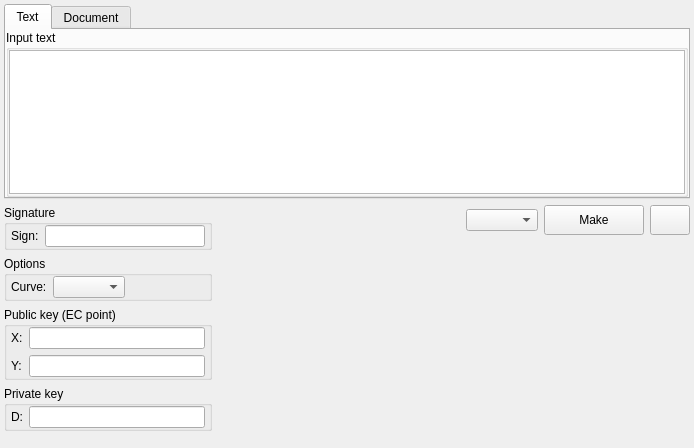
<?xml version="1.0" encoding="UTF-8"?>
<ui version="4.0">
 <class>GOST341112DS</class>
 <widget class="QWidget" name="GOST341112DS">
  <property name="geometry">
   <rect>
    <x>0</x>
    <y>0</y>
    <width>694</width>
    <height>448</height>
   </rect>
  </property>
  <property name="windowTitle">
   <string>Form</string>
  </property>
  <layout class="QVBoxLayout" name="verticalLayout_6">
   <property name="leftMargin">
    <number>4</number>
   </property>
   <property name="topMargin">
    <number>4</number>
   </property>
   <property name="rightMargin">
    <number>4</number>
   </property>
   <property name="bottomMargin">
    <number>4</number>
   </property>
   <item>
    <widget class="QTabWidget" name="tab_widget">
     <property name="maximumSize">
      <size>
       <width>16777215</width>
       <height>400</height>
      </size>
     </property>
     <property name="currentIndex">
      <number>0</number>
     </property>
     <widget class="QWidget" name="tab_text">
      <attribute name="title">
       <string>Text</string>
      </attribute>
      <layout class="QHBoxLayout" name="horizontalLayout">
       <property name="spacing">
        <number>12</number>
       </property>
       <property name="leftMargin">
        <number>0</number>
       </property>
       <property name="topMargin">
        <number>0</number>
       </property>
       <property name="rightMargin">
        <number>0</number>
       </property>
       <property name="bottomMargin">
        <number>0</number>
       </property>
       <item>
        <widget class="QGroupBox" name="group_box_input">
         <property name="title">
          <string>Input text</string>
         </property>
         <layout class="QVBoxLayout" name="verticalLayout">
          <property name="leftMargin">
           <number>0</number>
          </property>
          <property name="topMargin">
           <number>0</number>
          </property>
          <property name="rightMargin">
           <number>0</number>
          </property>
          <property name="bottomMargin">
           <number>0</number>
          </property>
          <item>
           <widget class="QTextEdit" name="text_edit_input"/>
          </item>
         </layout>
        </widget>
       </item>
      </layout>
     </widget>
     <widget class="QWidget" name="tab_document">
      <attribute name="title">
       <string>Document</string>
      </attribute>
     </widget>
    </widget>
   </item>
   <item>
    <layout class="QHBoxLayout" name="horizontal_layout_1">
     <item>
      <layout class="QVBoxLayout" name="vertical_layout_2">
       <item>
        <widget class="QGroupBox" name="group_box_sign">
         <property name="maximumSize">
          <size>
           <width>400</width>
           <height>16777215</height>
          </size>
         </property>
         <property name="title">
          <string>Signature</string>
         </property>
         <layout class="QVBoxLayout" name="verticalLayout_4">
          <property name="leftMargin">
           <number>0</number>
          </property>
          <property name="topMargin">
           <number>0</number>
          </property>
          <property name="rightMargin">
           <number>0</number>
          </property>
          <property name="bottomMargin">
           <number>0</number>
          </property>
          <item>
           <layout class="QFormLayout" name="form_layout_sign">
            <property name="fieldGrowthPolicy">
             <enum>QFormLayout::ExpandingFieldsGrow</enum>
            </property>
            <property name="leftMargin">
             <number>4</number>
            </property>
            <property name="rightMargin">
             <number>4</number>
            </property>
            <item row="0" column="0">
             <widget class="QLabel" name="label_sign">
              <property name="text">
               <string>Sign:</string>
              </property>
             </widget>
            </item>
            <item row="0" column="1">
             <widget class="QLineEdit" name="line_edit_sign"/>
            </item>
           </layout>
          </item>
         </layout>
        </widget>
       </item>
       <item>
        <widget class="QGroupBox" name="group_box_options">
         <property name="title">
          <string>Options</string>
         </property>
         <layout class="QVBoxLayout" name="verticalLayout_5">
          <property name="leftMargin">
           <number>0</number>
          </property>
          <property name="topMargin">
           <number>0</number>
          </property>
          <property name="rightMargin">
           <number>0</number>
          </property>
          <property name="bottomMargin">
           <number>0</number>
          </property>
          <item>
           <layout class="QFormLayout" name="form_layout_options">
            <property name="fieldGrowthPolicy">
             <enum>QFormLayout::ExpandingFieldsGrow</enum>
            </property>
            <property name="leftMargin">
             <number>4</number>
            </property>
            <property name="rightMargin">
             <number>4</number>
            </property>
            <item row="0" column="0">
             <widget class="QLabel" name="label_curve">
              <property name="text">
               <string>Curve:</string>
              </property>
             </widget>
            </item>
            <item row="0" column="1">
             <widget class="QComboBox" name="combo_box_curve"/>
            </item>
           </layout>
          </item>
         </layout>
        </widget>
       </item>
       <item>
        <widget class="QGroupBox" name="group_box_pb">
         <property name="maximumSize">
          <size>
           <width>400</width>
           <height>16777215</height>
          </size>
         </property>
         <property name="title">
          <string>Public key (EC point)</string>
         </property>
         <layout class="QVBoxLayout" name="verticalLayout_3">
          <property name="leftMargin">
           <number>0</number>
          </property>
          <property name="topMargin">
           <number>0</number>
          </property>
          <property name="rightMargin">
           <number>0</number>
          </property>
          <property name="bottomMargin">
           <number>0</number>
          </property>
          <item>
           <layout class="QFormLayout" name="form_layout_pb">
            <property name="fieldGrowthPolicy">
             <enum>QFormLayout::ExpandingFieldsGrow</enum>
            </property>
            <property name="leftMargin">
             <number>4</number>
            </property>
            <property name="rightMargin">
             <number>4</number>
            </property>
            <item row="0" column="0">
             <widget class="QLabel" name="label_pb_key_x">
              <property name="text">
               <string>X:</string>
              </property>
             </widget>
            </item>
            <item row="0" column="1">
             <widget class="QLineEdit" name="line_edit_pb_key_x"/>
            </item>
            <item row="1" column="0">
             <widget class="QLabel" name="label_pb_key_y">
              <property name="text">
               <string>Y:</string>
              </property>
             </widget>
            </item>
            <item row="1" column="1">
             <widget class="QLineEdit" name="line_edit_pb_key_y"/>
            </item>
           </layout>
          </item>
         </layout>
        </widget>
       </item>
       <item>
        <widget class="QGroupBox" name="group_box_pr">
         <property name="maximumSize">
          <size>
           <width>400</width>
           <height>16777215</height>
          </size>
         </property>
         <property name="title">
          <string>Private key</string>
         </property>
         <layout class="QVBoxLayout" name="verticalLayout_2">
          <property name="leftMargin">
           <number>0</number>
          </property>
          <property name="topMargin">
           <number>0</number>
          </property>
          <property name="rightMargin">
           <number>0</number>
          </property>
          <property name="bottomMargin">
           <number>0</number>
          </property>
          <item>
           <layout class="QFormLayout" name="form_layout_pr">
            <property name="fieldGrowthPolicy">
             <enum>QFormLayout::ExpandingFieldsGrow</enum>
            </property>
            <property name="leftMargin">
             <number>4</number>
            </property>
            <property name="rightMargin">
             <number>4</number>
            </property>
            <item row="0" column="0">
             <widget class="QLabel" name="label_pr_key_d">
              <property name="text">
               <string>D:</string>
              </property>
             </widget>
            </item>
            <item row="0" column="1">
             <widget class="QLineEdit" name="line_edit_pr_key_d"/>
            </item>
           </layout>
          </item>
         </layout>
        </widget>
       </item>
       <item>
        <spacer name="vertical_spacer_2">
         <property name="orientation">
          <enum>Qt::Vertical</enum>
         </property>
         <property name="sizeHint" stdset="0">
          <size>
           <width>20</width>
           <height>0</height>
          </size>
         </property>
        </spacer>
       </item>
      </layout>
     </item>
     <item>
      <spacer name="horizontal_spacer_1">
       <property name="orientation">
        <enum>Qt::Horizontal</enum>
       </property>
       <property name="sizeHint" stdset="0">
        <size>
         <width>40</width>
         <height>20</height>
        </size>
       </property>
      </spacer>
     </item>
     <item>
      <layout class="QVBoxLayout" name="vertical_layout_1">
       <item>
        <layout class="QHBoxLayout" name="horizontal_layout_2">
         <item>
          <spacer name="horizontalSpacer">
           <property name="orientation">
            <enum>Qt::Horizontal</enum>
           </property>
           <property name="sizeHint" stdset="0">
            <size>
             <width>40</width>
             <height>20</height>
            </size>
           </property>
          </spacer>
         </item>
         <item>
          <widget class="QComboBox" name="combo_box_sign_proc"/>
         </item>
         <item>
          <widget class="QPushButton" name="button_make">
           <property name="minimumSize">
            <size>
             <width>100</width>
             <height>30</height>
            </size>
           </property>
           <property name="maximumSize">
            <size>
             <width>16777215</width>
             <height>16777215</height>
            </size>
           </property>
           <property name="text">
            <string>Make</string>
           </property>
          </widget>
         </item>
         <item>
          <widget class="QPushButton" name="button_options">
           <property name="minimumSize">
            <size>
             <width>0</width>
             <height>30</height>
            </size>
           </property>
           <property name="text">
            <string/>
           </property>
          </widget>
         </item>
        </layout>
       </item>
       <item>
        <layout class="QHBoxLayout" name="horizontalLayout_2"/>
       </item>
       <item>
        <spacer name="vertical_spacer_1">
         <property name="orientation">
          <enum>Qt::Vertical</enum>
         </property>
         <property name="sizeHint" stdset="0">
          <size>
           <width>20</width>
           <height>40</height>
          </size>
         </property>
        </spacer>
       </item>
      </layout>
     </item>
    </layout>
   </item>
   <item>
    <spacer name="vertical_spacer_3">
     <property name="orientation">
      <enum>Qt::Vertical</enum>
     </property>
     <property name="sizeHint" stdset="0">
      <size>
       <width>20</width>
       <height>63</height>
      </size>
     </property>
    </spacer>
   </item>
  </layout>
 </widget>
 <resources/>
 <connections/>
</ui>
